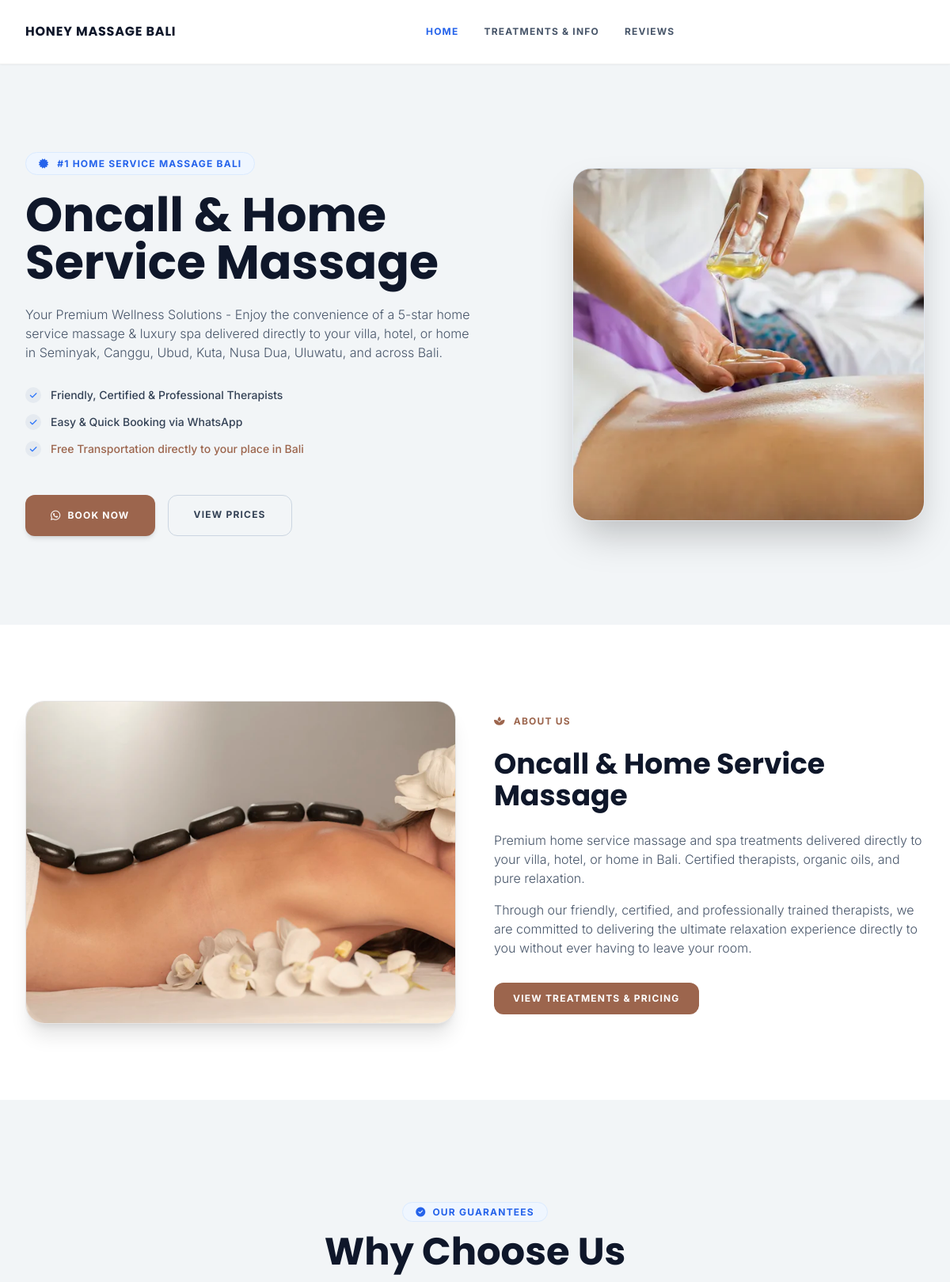
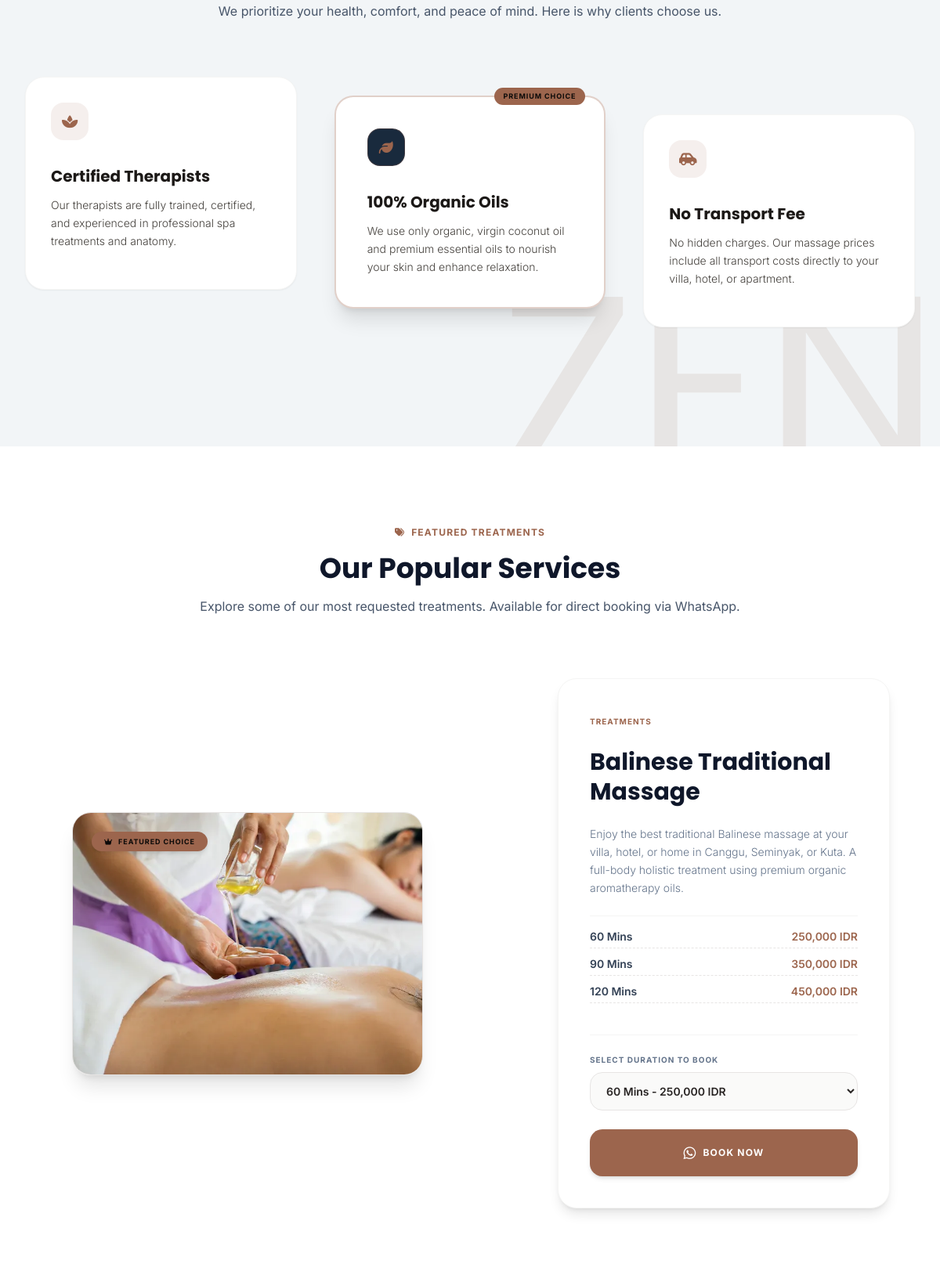
The page / (upper part) on the database its author committed (2 pictures, top to bottom).
### tables this page shows
CREATE TABLE IF NOT EXISTS `services` (
  `id` INT(11) NOT NULL AUTO_INCREMENT,
  `service_id` VARCHAR(50) NOT NULL UNIQUE,
  `title` VARCHAR(100) NOT NULL,
  `description` TEXT NOT NULL,
  `image_path` VARCHAR(255) NOT NULL,
  `featured` TINYINT(1) DEFAULT 1,
  PRIMARY KEY (`id`)
);

CREATE TABLE IF NOT EXISTS `service_options` (
  `id` INT(11) NOT NULL AUTO_INCREMENT,
  `service_ref` INT(11) NOT NULL,
  `duration` VARCHAR(30) NOT NULL,
  `price` VARCHAR(50) NOT NULL,
  PRIMARY KEY (`id`),
  FOREIGN KEY (`service_ref`) REFERENCES `services` (`id`) ON DELETE CASCADE
);

### index.php (the view, shortened to what this page needs)
<?php
require_once 'header.php';
$services_query = $db->query("SELECT * FROM services ORDER BY id ASC LIMIT 3");
$services = [];
while ($service = $services_query->fetch()) {
    $options_stmt = $db->prepare("SELECT duration, price FROM service_options WHERE service_ref = ? ORDER BY id ASC");
    $options_stmt->execute([$service['id']]);
    $service['options'] = $options_stmt->fetchAll();
    $services[] = $service;
}
?>
    <section id="hero" class="relative overflow-hidden bg-[#f2f5f7] py-20 lg:py-28 flex items-center">
        <div class="max-w-7xl mx-auto px-4 sm:px-6 lg:px-8 relative z-10 w-full grid lg:grid-cols-12 gap-12 items-center">
            <div class="lg:col-span-7 space-y-6 text-left">
                <span class="text-xs font-bold uppercase tracking-widest text-blue-600 bg-blue-50 border border-blue-100 px-4 py-1.5 rounded-full">
                    <i aria-hidden="true" class="fas fa-certificate mr-1.5"></i> #1 Home Service Massage Bali
                </span>
                <h1 class="text-4xl sm:text-5xl lg:text-6xl font-serif font-bold text-slate-900 leading-tight">
                    Oncall &amp; Home Service Massage
                </h1>
                <p class="text-slate-600 text-sm sm:text-base max-w-xl font-light">
                    Your Premium Wellness Solutions - Enjoy the convenience of a 5-star home service massage & luxury spa delivered directly to your villa, hotel, or home in Seminyak, Canggu, Ubud, Kuta, Nusa Dua, Uluwatu, and across Bali.
                </p>
                <ul class="space-y-3.5 pt-2">
                    <li class="flex items-center space-x-3 text-slate-700 text-sm">
                        <span class="w-5 h-5 bg-emerald-100 text-emerald-600 rounded-full flex items-center justify-center text-[10px] flex-shrink-0">
                            <i aria-hidden="true" class="fas fa-check"></i>
                        </span>
                        <span class="font-medium">Friendly, Certified &amp; Professional Therapists</span>
                    </li>
                    <li class="flex items-center space-x-3 text-slate-700 text-sm">
                        <span class="w-5 h-5 bg-emerald-100 text-emerald-600 rounded-full flex items-center justify-center text-[10px] flex-shrink-0">
                            <i aria-hidden="true" class="fas fa-check"></i>
                        </span>
                        <span class="font-medium">Easy &amp; Quick Booking via WhatsApp</span>
                    </li>
                    <li class="flex items-center space-x-3 text-slate-700 text-sm">
                        <span class="w-5 h-5 bg-emerald-100 text-emerald-600 rounded-full flex items-center justify-center text-[10px] flex-shrink-0">
                            <i aria-hidden="true" class="fas fa-check"></i>
                        </span>
                        <span class="font-medium text-[#9c654d] font-bold">Free Transportation directly to your place in Bali</span>
                    </li>
                </ul>
                <div class="pt-6 flex flex-wrap gap-4">
                    <a href="https://wa.me/<?php echo htmlspecialchars($whatsapp); ?>?text=<?php echo urlencode('Hi, I would like to book a massage treatment in Bali. Could you please share available slots?'); ?>" target="_blank" rel="noopener" class="bg-[#9c654d] hover:bg-[#7d4d38] text-white px-8 py-4 rounded-xl text-xs font-bold uppercase tracking-widest shadow-md hover:shadow-lg transition-all flex items-center space-x-2">
                        <i aria-hidden="true" class="fab fa-whatsapp text-sm"></i>
                        <span>Book Now</span>
                    </a>
                    <a href="#services" class="border border-slate-300 hover:border-slate-800 text-slate-700 hover:text-slate-900 px-8 py-4 rounded-xl text-xs font-bold uppercase tracking-widest transition-all">
                        View Prices
                    </a>
                </div>
            </div>
            <div class="lg:col-span-5 relative">
                <div class="aspect-[4/5] sm:aspect-square bg-gradient-to-tr from-stone-100 to-slate-200 rounded-3xl overflow-hidden shadow-2xl relative border border-slate-200">
                    <img src="<?php echo htmlspecialchars($heroImage); ?>" width="600" height="750" alt="Professional home service massage Canggu Seminyak Bali - <?php echo htmlspecialchars($brandName); ?>" class="w-full h-full object-cover">
                </div>
            </div>
        </div>
    </section>
    <section id="about" class="py-24 bg-white">
        <div class="max-w-7xl mx-auto px-4 sm:px-6 lg:px-8 grid md:grid-cols-2 gap-12 items-center">
            <div class="relative">
                <div class="aspect-[4/3] bg-slate-100 rounded-3xl overflow-hidden shadow-xl border border-stone-200">
                    <img src="<?php echo htmlspecialchars($aboutImage); ?>" width="800" height="600" loading="lazy" alt="<?php echo htmlspecialchars($brandName); ?>" class="w-full h-full object-cover">
                </div>
            </div>
            <div class="space-y-6 text-left">
                <span class="text-xs font-bold uppercase tracking-widest text-[#9c654d]"><i aria-hidden="true" class="fas fa-spa mr-1.5"></i> About Us</span>
                <h2 class="text-3xl sm:text-4xl font-serif font-bold text-slate-900 leading-tight">
                    Oncall &amp; Home Service Massage
                </h2>
                <div class="text-slate-600 text-sm sm:text-base leading-relaxed space-y-4 font-light">
                    <p><?php echo htmlspecialchars($description); ?></p>
                    <p>Through our friendly, certified, and professionally trained therapists, we are committed to delivering the ultimate relaxation experience directly to you without ever having to leave your room.</p>
                </div>
                <div class="pt-2 flex flex-wrap gap-4">
                    <a href="services" class="bg-[#9c654d] hover:bg-[#7d4d38] text-white px-6 py-3 rounded-xl text-xs font-bold uppercase tracking-widest transition-all">View Treatments &amp; Pricing</a>
                </div>
            </div>
        </div>
    </section>
    <section id="why-us" class="py-32 bg-[#f2f5f7] relative overflow-hidden">
        <div class="absolute right-0 bottom-0 text-[20rem] font-serif text-stone-200 select-none pointer-events-none leading-none -mb-20">ZEN</div>
        <div class="max-w-7xl mx-auto px-4 sm:px-6 lg:px-8 relative z-10">
            <div class="text-center max-w-3xl mx-auto space-y-4">
                <span class="text-xs font-bold uppercase tracking-widest text-blue-600 bg-blue-50 border border-blue-100 px-4 py-1 rounded-full"><i aria-hidden="true" class="fas fa-check-circle mr-1"></i> Our Guarantees</span>
                <h2 class="text-4xl sm:text-5xl font-serif font-bold text-slate-900 leading-tight">Why Choose Us</h2>
                <p class="text-slate-600">We prioritize your health, comfort, and peace of mind. Here is why clients choose us.</p>
            </div>
            <div class="grid md:grid-cols-3 gap-8 lg:gap-12 mt-24 pb-12 items-stretch">
                <div class="bg-white p-8 rounded-3xl border border-stone-100 shadow-sm transition-all duration-300 md:-translate-y-6 hover:-translate-y-8 flex flex-col justify-between">
                    <div>
                        <div class="w-12 h-12 bg-amber-500/10 rounded-2xl flex items-center justify-center text-amber-600 text-lg mb-8">
                            <i aria-hidden="true" class="fas fa-spa"></i>
                        </div>
                        <h3 class="text-xl font-serif font-bold text-stone-900 mb-3">Certified Therapists</h3>
                        <p class="text-stone-700 text-sm leading-relaxed font-light">Our therapists are fully trained, certified, and experienced in professional spa treatments and anatomy.</p>
                    </div>
                </div>
                <div class="bg-white p-10 rounded-3xl border-2 border-amber-500/30 shadow-xl transition-all duration-300 transform hover:scale-[1.02] flex flex-col justify-between relative">
                    <span class="absolute -top-3 right-6 bg-amber-500 text-stone-950 text-[9px] font-bold uppercase tracking-widest px-3 py-1 rounded-full">
                        Premium Choice
                    </span>
                    <div>
                        <div class="w-12 h-12 bg-emerald-950 text-amber-500 rounded-2xl flex items-center justify-center text-lg mb-8 border border-amber-500/30">
                            <i aria-hidden="true" class="fas fa-leaf"></i>
                        </div>
                        <h3 class="text-xl font-serif font-bold text-stone-900 mb-3">100% Organic Oils</h3>
                        <p class="text-stone-700 text-sm leading-relaxed font-light">We use only organic, virgin coconut oil and premium essential oils to nourish your skin and enhance relaxation.</p>
                    </div>
                </div>
                <div class="bg-white p-8 rounded-3xl border border-stone-100 shadow-sm transition-all duration-300 md:translate-y-6 hover:translate-y-4 flex flex-col justify-between">
                    <div>
                        <div class="w-12 h-12 bg-amber-500/10 rounded-2xl flex items-center justify-center text-amber-600 text-lg mb-8">
                            <i aria-hidden="true" class="fas fa-car-side"></i>
                        </div>
                        <h3 class="text-xl font-serif font-bold text-stone-900 mb-3">No Transport Fee</h3>
                        <p class="text-stone-700 text-sm leading-relaxed font-light">No hidden charges. Our massage prices include all transport costs directly to your villa, hotel, or apartment.</p>
                    </div>
                </div>
            </div>
        </div>
    </section>
    <section id="services" class="py-24 bg-white">
        <div class="max-w-7xl mx-auto px-4 sm:px-6 lg:px-8">
            <div class="text-center max-w-3xl mx-auto space-y-4">
                <span class="text-xs font-bold uppercase tracking-widest text-[#9c654d]"><i aria-hidden="true" class="fas fa-tags mr-1"></i> Featured Treatments</span>
                <h2 class="text-3xl sm:text-4xl font-serif font-bold text-slate-900">Our Popular Services</h2>
                <p class="text-slate-600">Explore some of our most requested treatments. Available for direct booking via WhatsApp.</p>
            </div>
            <div id="services-list" class="space-y-24 mt-20">
                <?php foreach ($services as $index => $service):
                    $isEven = ($index % 2 == 0);
                    $directionClass = $isEven ? 'md:flex-row' : 'md:flex-row-reverse';
                    $alignTextClass = $isEven ? 'md:text-left md:items-start md:pl-16' : 'md:text-right md:items-end md:pr-16';
                    $serviceImg = $service['image_path'];
                    if (strpos($serviceImg, 'unsplash.com') !== false) {
                        if ($service['service_id'] === 'balinese-massage') {
                            $serviceImg = 'assets/images/hero-massage.webp';
                        } elseif ($service['service_id'] === 'deep-tissue') {
                            $serviceImg = 'assets/images/about-massage.webp';
                        } elseif ($service['service_id'] === 'reflexology') {
                            $serviceImg = 'assets/images/service-reflexology.webp';
                        }
                    }
                ?>
                    <div class="flex flex-col <?php echo $directionClass; ?> items-center gap-12 relative">
                        <div class="w-full md:w-1/2 flex-shrink-0">
                            <div class="aspect-[4/3] w-full max-w-md mx-auto rounded-3xl overflow-hidden border border-stone-200 shadow-xl relative group">
                                <?php if ($service['featured']): ?>
                                    <span class="absolute top-6 left-6 bg-amber-500 text-stone-950 text-[9px] font-bold uppercase tracking-widest px-4 py-1.5 rounded-full shadow-md z-10">
                                        <i aria-hidden="true" class="fas fa-crown mr-1"></i> Featured Choice
                                    </span>
                                <?php endif; ?>
                                <img src="<?php echo htmlspecialchars($serviceImg); ?>" width="448" height="336" loading="lazy" alt="<?php echo htmlspecialchars($service['title']); ?>" class="w-full h-full object-cover group-hover:scale-[1.02] transition-transform duration-700 ease-out">
                            </div>
                        </div>
                        <div class="w-full md:w-1/2 flex flex-col justify-center items-center <?php echo $alignTextClass; ?> z-10 relative px-4 sm:px-8">
                            <div class="bg-white p-8 md:p-10 rounded-3xl border border-stone-100 shadow-lg max-w-md space-y-6 text-left">
                                <span class="text-[10px] font-bold uppercase tracking-widest text-[#9c654d]">Treatments</span>
                                <h3 class="text-3xl font-serif font-bold text-slate-900 leading-tight"><?php echo htmlspecialchars($service['title']); ?></h3>
                                <p class="text-slate-500 text-sm leading-relaxed font-light"><?php echo htmlspecialchars($service['description']); ?></p>
                                <div class="space-y-2.5 py-4 border-t border-stone-100">
                                    <?php foreach ($service['options'] as $opt): ?>
                                        <div class="flex justify-between border-b border-dashed border-stone-200 pb-1 text-sm font-semibold">
                                            <span class="text-slate-700"><?php echo htmlspecialchars($opt['duration']); ?></span>
                                            <span class="text-[#9c654d]"><?php echo htmlspecialchars($opt['price']); ?></span>
                                        </div>
                                    <?php endforeach; ?>
                                </div>
                                <div class="border-t border-stone-100 pt-6 space-y-6">
                                    <div class="text-left">
                                        <label for="select-<?php echo $service['id']; ?>" class="block text-[10px] font-bold uppercase tracking-widest text-slate-500 mb-2">Select Duration to Book</label>
                                        <select id="select-<?php echo $service['id']; ?>" class="w-full border border-stone-200 bg-stone-50 px-4 py-3.5 rounded-2xl text-sm font-semibold focus:ring-2 focus:ring-emerald-800 focus:outline-none">
                                            <?php foreach ($service['options'] as $opt): ?>
                                                <option value="<?php echo htmlspecialchars($opt['duration']); ?>" data-price="<?php echo htmlspecialchars($opt['price']); ?>">
                                                    <?php echo htmlspecialchars($opt['duration']); ?> - <?php echo htmlspecialchars($opt['price']); ?>
                                                </option>
                                            <?php endforeach; ?>
                                        </select>
                                    </div>
                                    <button onclick="bookService('<?php echo addslashes($service['title']); ?>', '<?php echo $service['id']; ?>', '<?php echo htmlspecialchars($whatsapp); ?>')" class="w-full bg-[#9c654d] hover:bg-[#7d4d38] text-white font-bold py-4 px-6 rounded-2xl text-xs uppercase tracking-widest text-center transition-all duration-300 flex items-center justify-center space-x-2 shadow-md hover:shadow-lg">
                                        <i aria-hidden="true" class="fab fa-whatsapp text-lg"></i>
                                        <span>Book Now</span>
                                    </button>
                                </div>
                            </div>
                        </div>
                    </div>
                <?php endforeach; ?>
            </div>
        </div>
    </section>
<?php
require_once 'footer.php';
?>

### rows shown on the page
services: featured 1 (drawn), title "Balinese Traditional Massage", description "Enjoy the best traditional Balinese massage at your villa, hotel, or home in Canggu, Seminyak, or Kuta. A full-body holistic treatment using premium organic aromatherapy oils."
service_options: duration "60 Mins", price "250,000 IDR"
service_options: duration "90 Mins", price "350,000 IDR"
service_options: duration "120 Mins", price "450,000 IDR"

### other values the page prints
$brandName "HONEY MASSAGE BALI"
$description "Premium home service massage and spa treatments delivered directly to your villa, hotel, or home in Bali. Certified therapists, organic oils, and pure relaxation."
form field value "60 Mins - 250,000 IDR"
